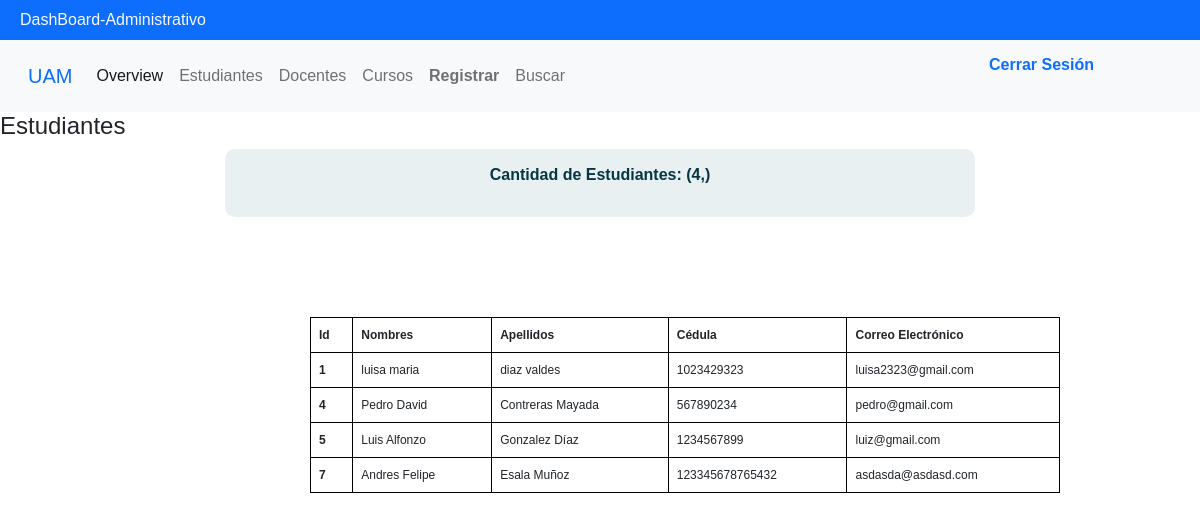
Page /DashBoard-Administrativo/estudiantes on the committed database.
### tables this page shows
CREATE TABLE Usuarios (idUsuario INTEGER PRIMARY KEY AUTOINCREMENT UNIQUE, codUsuario VARCHAR (10) UNIQUE NOT NULL, primerNombre TEXT (11) NOT NULL, segundoNombre TEXT (11) NOT NULL, primerApellido TEXT (12) NOT NULL, segundoApellido TEXT (12) NOT NULL, email TEXT NOT NULL, clave VARCHAR (15) NOT NULL, idTipoUsuario INT REFERENCES Tipo_Usuarios (idTipoUsuario) NOT NULL);

### app.py (the view)
@app.route('/DashBoard-Administrativo/estudiantes',methods=['GET','POST'])
def estudiantes():
    cantEst = cantUsers()
    users = getUsers()
    data = {
        "cant": cantEst,
        "users": users
    }
    return render_template('estudiantes.html', students = data)

### db.py (called while the page is built)
def get_db():
    try:
        g.db = sqlite3.connect("baseDeDatos.db")
        return g.db
    except Error:
        print(Error)

### usersControllers.py (called while the page is built)
def getUsers():
    connect = get_db()
    cursor = connect.cursor()
    sql = " SELECT idUsuario, primerNombre, segundoNombre, primerApellido, segundoApellido, codUsuario, email FROM Usuarios WHERE idTipoUsuario = 1"
    cursor.execute(sql)
    users = cursor.fetchall()
    return users

def cantUsers():
    connect = get_db()
    cursor = connect.cursor()
    sql = " SELECT COUNT(*) FROM Usuarios WHERE idTipoUsuario = 1; "
    cursor.execute(sql)
    users = cursor.fetchone()
    return users

### templates/estudiantes.html (shortened to what this page needs)
{% extends "base.html" %}
{% block contenido %}
<head>
    <link rel="stylesheet" href="{{  url_for('static',  filename='css/styleTabs.css')  }}">
</head>
<header>
    <h4>Estudiantes</h4>
</header>
    <div id='contador'>
    <p>
        <b>Cantidad de Estudiantes: <span style="color:#053742">{{ students["cant"] }}</span></b><br>
    </p>
    </div>
    <table class="table table-bordered">
        <thead>
          <tr>
            <th scope="col">Id</th>
            <th scope="col">Nombres</th>
            <th scope="col">Apellidos</th>
            <th scope="col">Cédula</th>
            <th scope="col">Correo Electrónico</th>
          </tr>
        </thead>
        <tbody>
          {% for usuario in students.users %}
            <tr>
              <th scope="row">{{ usuario[0] }}</th>
              <td>{{ usuario[1] }} {{ usuario[2] }}</td>
              <td>{{ usuario[3] }} {{ usuario[4] }}</td>
              <td>{{ usuario[5] }}</td>
              <td>{{ usuario[6] }}</td>
            </tr>
          {% endfor %}
        </tbody>
      </table>
    {% endblock %}

### static/css/styleBase.css (style rules this page uses)
* { margin: 0; padding: 0; text-decoration: none; font-family: Verdana, Geneva, Tahoma, sans-serif; }
body { overflow: auto; }

### static/css/retroAlimenBusqueda.css (style rules this page uses)
p { color: #053742; font-family: 'Source Sans Pro', sans-serif; font-family: Verdana, Geneva, Tahoma, sans-serif; }

### static/css/styleTabs.css (style rules this page uses)
* { margin: 0; padding: 0; -webkit-box-sizing: border-box; -moz-box-sizing: border-box; box-sizing: border-box; font-family: verdana, arial, helvetica; }
#contador { width: 750px; text-align: center; background-color:#E8F0F2; padding: 14px ; border-radius:10px; margin:auto; display: block ; }
.table { margin-top:100px; margin-left: 310px; width: 750px; border: 1px solid black; display:table; font-size: 12px; padding: 46px; }

### rows in the picture
Usuarios: idUsuario "1", primerNombre "luisa", segundoNombre "maria", primerApellido "diaz", segundoApellido "valdes", codUsuario "1023429323", email "luisa2323@gmail.com"
Usuarios: idUsuario "4", primerNombre "Pedro", segundoNombre "David", primerApellido "Contreras", segundoApellido "Mayada", codUsuario "567890234", email "pedro@gmail.com"
Usuarios: idUsuario "5", primerNombre "Luis", segundoNombre "Alfonzo", primerApellido "Gonzalez", segundoApellido "Díaz", codUsuario "1234567899", email "luiz@gmail.com"
Usuarios: idUsuario "7", primerNombre "Andres", segundoNombre "Felipe", primerApellido "Esala", segundoApellido "Muñoz", codUsuario "123345678765432", email "asdasda@asdasd.com"

### other values in the picture
{{ students["cant"] }} "(4,)"
